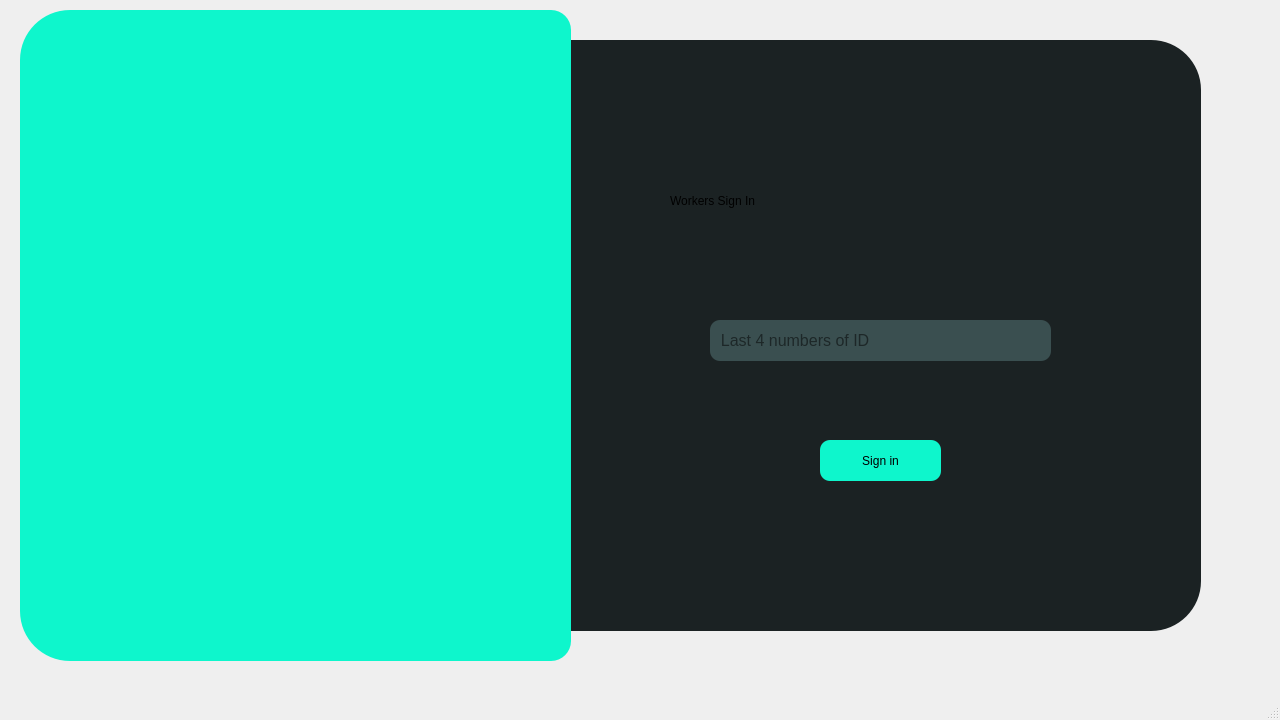
<?xml version="1.0" encoding="UTF-8"?>
<ui version="4.0">
 <class>MainWindow</class>
 <widget class="QMainWindow" name="MainWindow">
  <property name="geometry">
   <rect>
    <x>0</x>
    <y>0</y>
    <width>1280</width>
    <height>720</height>
   </rect>
  </property>
  <property name="minimumSize">
   <size>
    <width>1280</width>
    <height>720</height>
   </size>
  </property>
  <property name="maximumSize">
   <size>
    <width>1280</width>
    <height>720</height>
   </size>
  </property>
  <property name="sizeIncrement">
   <size>
    <width>1280</width>
    <height>720</height>
   </size>
  </property>
  <property name="baseSize">
   <size>
    <width>1280</width>
    <height>720</height>
   </size>
  </property>
  <property name="windowTitle">
   <string>MainWindow</string>
  </property>
  <property name="styleSheet">
   <string notr="true"/>
  </property>
  <widget class="QWidget" name="centralwidget">
   <property name="styleSheet">
    <string notr="true">
QPushButton #pushButton{
  background-color: qlineargradient(spread:pad, x1:0, y1:0.505682, x2:1, y2:0.477, stop:0 rgba(11, 131, 120, 219), stop: 1 rgba(85, 98, 112,
 226));
  color:rgba(255, 255, 255, 210);
  border-radius: 5px;
}
QPushButton#pushButton:hover{
  background-color: glineargradient(spread:pad, x1:0, y1:0.505682, x2:1, y2:0.477, stop:0 rgba(150, 123, 111, 219), stop: 1 rgba(85, 81, 84,
 226));
}
QPushButton #pushButton:pressed{
 padding-left:5px;
 padding-top:5px;
 background-color:rgba(150, 123, 111, 255);
}</string>
   </property>
   <widget class="QFrame" name="frame">
    <property name="geometry">
     <rect>
      <x>20</x>
      <y>10</y>
      <width>551</width>
      <height>651</height>
     </rect>
    </property>
    <property name="styleSheet">
     <string notr="true">background-color: qlineargradient(spread:pad, x1:0, y1:0, x2:0, y2:0, stop:0 rgba(14, 246, 204, 255), stop:1 rgba(255, 255, 255, 255));
border-top-left-radius: 50px;
border-bottom-left-radius: 50px;
border-top-right-radius: 20px;
border-bottom-right-radius: 20px;</string>
    </property>
    <property name="frameShape">
     <enum>QFrame::StyledPanel</enum>
    </property>
    <property name="frameShadow">
     <enum>QFrame::Raised</enum>
    </property>
   </widget>
   <widget class="QLineEdit" name="lineEdit">
    <property name="geometry">
     <rect>
      <x>710</x>
      <y>320</y>
      <width>341</width>
      <height>41</height>
     </rect>
    </property>
    <property name="font">
     <font>
      <pointsize>12</pointsize>
     </font>
    </property>
    <property name="styleSheet">
     <string notr="true">background-color: qlineargradient(spread:pad, x1:0, y1:0, x2:0, y2:0, stop:0 rgba(58, 79, 80, 255), stop:1 rgba(255, 255, 255, 255));
color: &quot;white&quot;;
border:none;
border-top-left-radius: 10px;
border-bottom-left-radius: 10px;
border-top-right-radius: 10px;
border-bottom-right-radius: 10px;</string>
    </property>
    <property name="text">
     <string/>
    </property>
    <property name="placeholderText">
     <string>  Last 4 numbers of ID</string>
    </property>
   </widget>
   <widget class="QLabel" name="label">
    <property name="geometry">
     <rect>
      <x>670</x>
      <y>150</y>
      <width>481</width>
      <height>101</height>
     </rect>
    </property>
    <property name="styleSheet">
     <string notr="true">font: 40pt &quot;Arial Rounded MT Bold&quot;;
color: &quot;white&quot;;</string>
    </property>
    <property name="text">
     <string>Workers Sign In</string>
    </property>
   </widget>
   <widget class="QLabel" name="label_2">
    <property name="geometry">
     <rect>
      <x>570</x>
      <y>40</y>
      <width>631</width>
      <height>591</height>
     </rect>
    </property>
    <property name="font">
     <font>
      <stylestrategy>PreferAntialias</stylestrategy>
     </font>
    </property>
    <property name="autoFillBackground">
     <bool>false</bool>
    </property>
    <property name="styleSheet">
     <string notr="true">background-color: qlineargradient(spread:pad, x1:0, y1:0, x2:0, y2:0, stop:0 rgba(27, 34, 35, 255), stop:1 rgba(255, 255, 255, 255));
border-top-right-radius: 50px;
border-bottom-right-radius: 50px;</string>
    </property>
    <property name="text">
     <string/>
    </property>
   </widget>
   <widget class="QPushButton" name="pushButton_2">
    <property name="geometry">
     <rect>
      <x>1140</x>
      <y>60</y>
      <width>38</width>
      <height>38</height>
     </rect>
    </property>
    <property name="minimumSize">
     <size>
      <width>38</width>
      <height>38</height>
     </size>
    </property>
    <property name="maximumSize">
     <size>
      <width>38</width>
      <height>38</height>
     </size>
    </property>
    <property name="font">
     <font>
      <italic>false</italic>
      <bold>false</bold>
      <underline>false</underline>
      <kerning>true</kerning>
     </font>
    </property>
    <property name="cursor">
     <cursorShape>PointingHandCursor</cursorShape>
    </property>
    <property name="styleSheet">
     <string notr="true">QPushButton {
    border-radius:18px;
}

QPushButton:hover {
	background-color: rgb(0,0,0)

}
QPushButton:pressed {
    
	background-color: qlineargradient(spread:pad, x1:1, y1:1, x2:0, y2:0, stop:0 rgba(14, 246, 204, 255), stop:1 rgba(255, 255, 255, 255));
    color: black;
}
</string>
    </property>
    <property name="text">
     <string/>
    </property>
    <property name="icon">
     <iconset>
      <normaloff>Imagenes/CerrarButton.png</normaloff>Imagenes/CerrarButton.png</iconset>
    </property>
    <property name="iconSize">
     <size>
      <width>38</width>
      <height>41</height>
     </size>
    </property>
    <property name="checkable">
     <bool>false</bool>
    </property>
    <property name="autoDefault">
     <bool>false</bool>
    </property>
    <property name="default">
     <bool>false</bool>
    </property>
    <property name="flat">
     <bool>false</bool>
    </property>
   </widget>
   <widget class="QPushButton" name="pushButton_3">
    <property name="enabled">
     <bool>true</bool>
    </property>
    <property name="geometry">
     <rect>
      <x>820</x>
      <y>440</y>
      <width>121</width>
      <height>41</height>
     </rect>
    </property>
    <property name="font">
     <font>
      <italic>false</italic>
      <bold>false</bold>
      <underline>false</underline>
      <kerning>true</kerning>
     </font>
    </property>
    <property name="cursor">
     <cursorShape>PointingHandCursor</cursorShape>
    </property>
    <property name="autoFillBackground">
     <bool>false</bool>
    </property>
    <property name="styleSheet">
     <string notr="true">QPushButton {
    border-radius:10px;
    background-color: rgb(14, 246, 204);
}

QPushButton:hover {
	background-color: qlineargradient(spread:pad, x1:0, y1:0, x2:1, y2:1, stop:0 rgba(14, 246, 204, 255), stop:1 rgba(255, 255, 255, 255));
    color: black;
}

QPushButton:pressed {
    
	background-color: qlineargradient(spread:pad, x1:1, y1:1, x2:0, y2:0, stop:0 rgba(14, 246, 204, 255), stop:1 rgba(255, 255, 255, 255));
    color: black;
}</string>
    </property>
    <property name="text">
     <string>Sign in</string>
    </property>
    <property name="checkable">
     <bool>false</bool>
    </property>
    <property name="autoDefault">
     <bool>false</bool>
    </property>
    <property name="default">
     <bool>false</bool>
    </property>
    <property name="flat">
     <bool>false</bool>
    </property>
   </widget>
   <widget class="QPushButton" name="pushButton">
    <property name="geometry">
     <rect>
      <x>1120</x>
      <y>550</y>
      <width>51</width>
      <height>51</height>
     </rect>
    </property>
    <property name="minimumSize">
     <size>
      <width>50</width>
      <height>50</height>
     </size>
    </property>
    <property name="cursor">
     <cursorShape>PointingHandCursor</cursorShape>
    </property>
    <property name="styleSheet">
     <string notr="true">QPushButton {
    border-radius:20px;
}

QPushButton:hover {
	background-color: rgb(0,0,0)

}
QPushButton:pressed {
    
	background-color: qlineargradient(spread:pad, x1:1, y1:1, x2:0, y2:0, stop:0 rgba(14, 246, 204, 255), stop:1 rgba(255, 255, 255, 255));
    color: black;
}</string>
    </property>
    <property name="text">
     <string/>
    </property>
    <property name="icon">
     <iconset>
      <normaloff>Imagenes/SwitchButton.png</normaloff>Imagenes/SwitchButton.png</iconset>
    </property>
    <property name="iconSize">
     <size>
      <width>50</width>
      <height>50</height>
     </size>
    </property>
    <property name="flat">
     <bool>false</bool>
    </property>
   </widget>
   <zorder>label_2</zorder>
   <zorder>frame</zorder>
   <zorder>lineEdit</zorder>
   <zorder>label</zorder>
   <zorder>pushButton_2</zorder>
   <zorder>pushButton_3</zorder>
   <zorder>pushButton</zorder>
  </widget>
  <widget class="QMenuBar" name="menubar">
   <property name="geometry">
    <rect>
     <x>0</x>
     <y>0</y>
     <width>1280</width>
     <height>22</height>
    </rect>
   </property>
  </widget>
  <widget class="QStatusBar" name="statusbar"/>
 </widget>
 <resources/>
 <connections/>
</ui>
